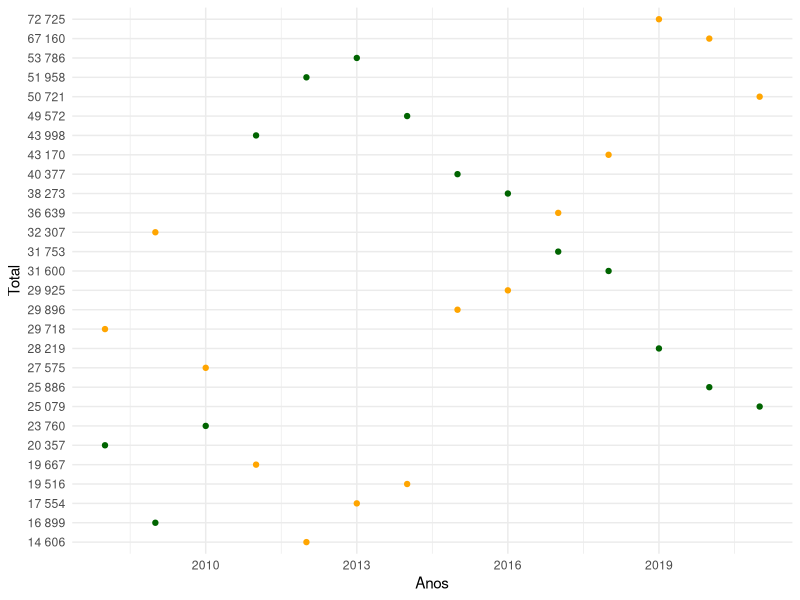

This chart was generated by the following R code:
setwd('C:/Users/Asus/Documents/FEUP/MDSE/VPD/VPDA project')

library(tidyverse)

emigration <- read_csv2("emigration.csv") 
imigration <- read_csv2("imigration.csv") 


e <- ggplot(data = emigration) + geom_point(mapping = aes(x = Anos, y = Total))

i <- ggplot(data = imigration) + geom_point(mapping = aes(x = Anos, y = Total))

ggplot(mapping = aes(x = Anos, y = Total)) + 
  geom_point(data = emigration, color='darkgreen') +
  geom_point(data = imigration, color = 'orange') +
  theme_minimal()
